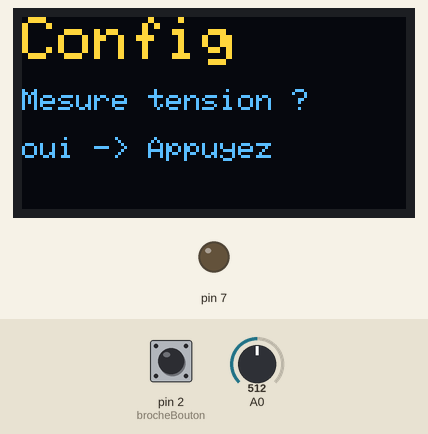
The sketch below on a simulated Arduino Uno, built with avr-gcc and run on an emulated ATmega328P. Parts: 128×64 one-colour display, output pins drawn as LEDs (lit = HIGH). The test bench sets the inputs (shaded band); at power-on: pin 2 (brocheBouton) HIGH, A0 = 512. The OLED is the two-colour kind (top 16 rows yellow); what the sketch prints to the serial monitor is not drawn.

Above: at 3.3 s.
3.4 s: pin 2 (brocheBouton) pulled LOW for 0.15 s
At 4.3 s:
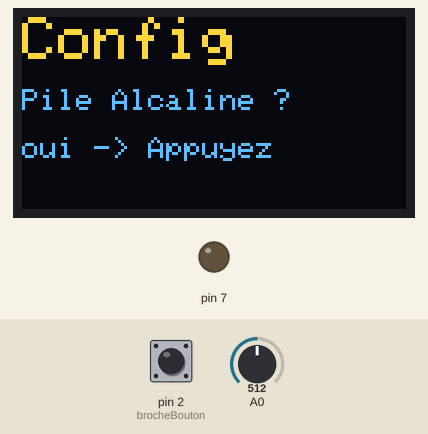
5.0 s: pin 2 (brocheBouton) pulled LOW for 1 s
At 6.1 s:
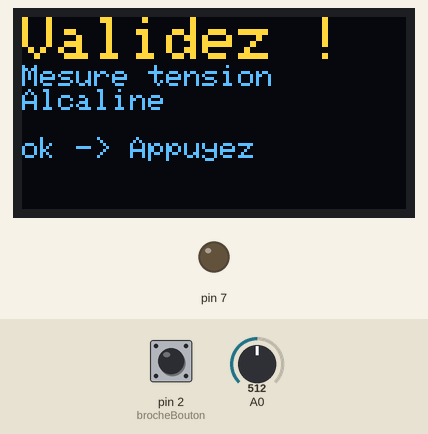
7.5 s: pin 2 (brocheBouton) pulled LOW for 0.15 s
At 10.4 s:
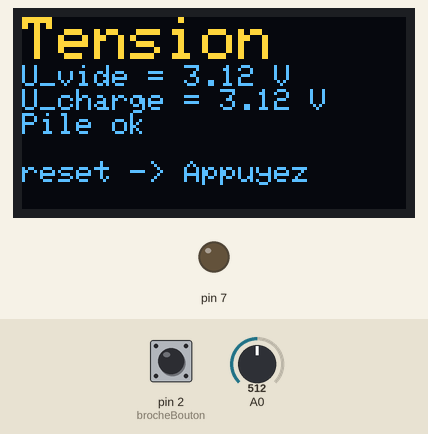
10.6 s: pin 2 (brocheBouton) pulled LOW for 3.2 s
At 13.3 s:
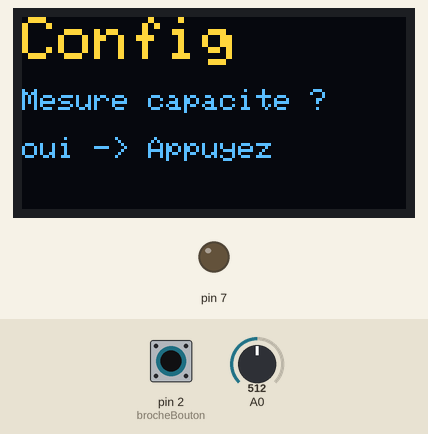
15.3 s: pin 2 (brocheBouton) pulled LOW for 3.2 s
At 18.9 s:
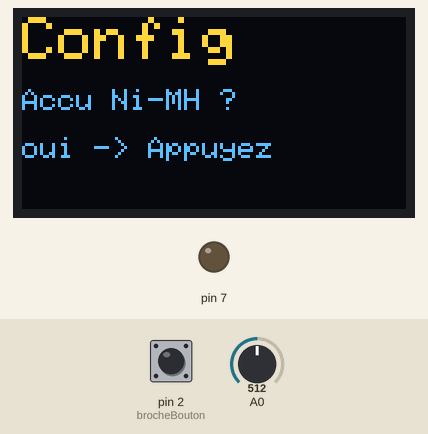
20.0 s: pin 2 (brocheBouton) pulled LOW for 0.15 s
At 21.5 s:
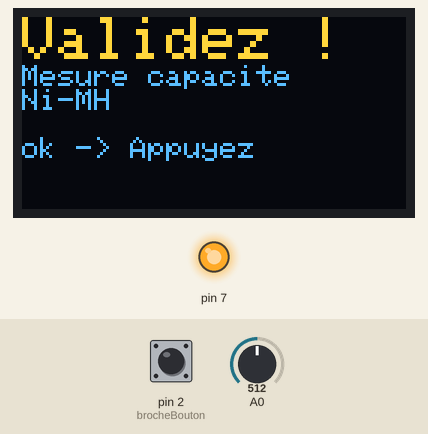
Timing chart, 0 to 22.6 s (numbered marks = the images above; inputs shaded):
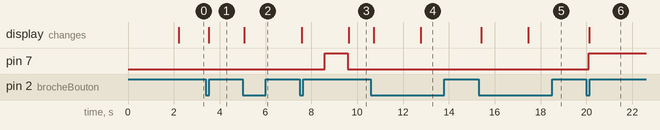

Measured:
- after the input at 3.4 s, the display: changes after 0.12 s (image 1)
- after the input at 5.0 s, the display: changes after 0.07 s (image 2)
- after the input at 7.5 s, pin 7: LOW → HIGH after 1.1 s, → LOW 1.0 s later; the display: first changes after 0.08 s (image 3 shows a later state)
- after the input at 10.6 s, the display: first changes after 0.13 s (image 4 shows a later state)
- after the input at 15.3 s, the display: first changes after 0.12 s (image 5 shows a later state)
- after the input at 20.0 s, pin 7: LOW → HIGH after 0.10 s; the display: changes after 0.11 s (image 6)

The sketch:

shield-arduino-testeur-piles-batteries.ino
```cpp
// Mesure de la tension et/ou de la capacité d'un accumulteur
// https://tutoduino.fr/
// Copyleft 2020

// Librairie pour l'afficheur OLED
// https://github.com/greiman/SSD1306Ascii
#include "SSD1306Ascii.h"
#include "SSD1306AsciiAvrI2c.h"

// Adresse de l'afficheur OLED sur le bus I2C
#define I2C_ADDRESS 0x3C

// Declaration de l'ecran OLED
SSD1306AsciiAvrI2c oled;

// Boolean qui indique que la configuration
// par le menu est terminee
bool configOk = false;

// Le bouton est relie a la broche 2 de l'Arduino Uno
#define brocheBouton 2

// Le bouton est conçu en mode pull-down, l'appel a la fonction
// digitalRead retourne la valeur 1 lorsque le bouton est appuye.
#define BOUTON_APPUYE 1

// Declaration de type enum pour le type de mesure et d'accumulateur
enum mesureType_t: uint8_t {
    MESURE_TENSION = 0,
    MESURE_CAPACITE = 1
};
enum accuType_t: uint8_t {
    ALCA = 0,
    NIMH = 1,
    LIION = 2
};

// Variables globales au programme
mesureType_t  mesure; // Type de mesure à effectuer (tension ou capacite)
accuType_t    accu;   // Type d'accumulateur à mesurer (Alcaline, Li-Ion, Ni-MH,...)

// Constantes de calibration
// -------------------------
// Valeur de la resistance de decharge
#define R 20
// Valeur de la tension de reference
#define VREF 2.5
// Rapport pont diviseur utilise sur A0
#define PDIV0 2.49
// Rapport pont diviseur utilise sur A1
#define PDIV1 2.49

// Caracteristiques des accumulateurs
//
// Pile alcaline
//
// Tension nominale = 1,5 V
// Etats :
//  Bon si tension en charge > 1,3 V
//  Faible si 1,30 V > tension en charge > 1.00 V
//  A changer si tension en charge < 1.00 V
// Pas de seuil bas car ce n'est pas une batterie rechargeable
#define SEUIL_BON_TENSION_ACCU_ALCA     1.30
#define SEUIL_FAIBLE_TENSION_ACCU_ALCA  1.00
#define SEUIL_BAS_TENSION_ACCU_ALCA     0.00
//
// Batterie Ni-MH
//
// Tension nominale = 1,2 V
// Etats :
//  Bon si tension en charge > 1,15 V
//  Faible si 1,15 V > tension en charge > 1.00 V
//  A changer si tension en charge < 1.00 V
// Seuil bas 0.80 V
#define SEUIL_BON_TENSION_ACCU_NIMH     1.15
#define SEUIL_FAIBLE_TENSION_ACCU_NIMH  1.00
#define SEUIL_BAS_TENSION_ACCU_NIMH     0.80
//
// Batterie Li-Ion
//
// Tension nominale = 3,7 V
// Etats :
//  Bon si tension en charge > 3,7 V
//  Faible si 3,70 V > tension en charge > 3.00 V
//  A changer si tension en charge < 3.00 V
// Seuil bas 2.00 V
#define SEUIL_BON_TENSION_ACCU_LIION    3.70
#define SEUIL_FAIBLE_TENSION_ACCU_LIION 3.00
#define SEUIL_BAS_TENSION_ACCU_LIION    2.00

// Détection de seuil bas de la tension de l'accumulateur
bool seuilBasAccuAtteint = false;
float seuilBasAccu = 0;

// Heure de début de la mesure
unsigned long initTime;

// Quantité d'électricité générée par l'accumulateur
// lors de la dernière seconde
float quantiteElectricite = 0;

// Quantité d'électricité totale générée par l'accumulateur
// depuis le lancement du programme
float quantiteElectriciteTotale = 0;


// Verifie si le bouton est appuye
// pendant le temps d'attente specifie
// Le temps d'attente est un multiple de
// 50 ms
bool appuiBouton() {
  uint8_t cpt=40;

  while (cpt != 0) {
    // verifie si le bouton est appuyé pendant
    // au moins 50 millisecondes afin d'éviter
    // un etat instable
    if (digitalRead(brocheBouton) == BOUTON_APPUYE) {
      delay(50);
      if (digitalRead(brocheBouton) == BOUTON_APPUYE) {
        // le bouton a bien ete appuye pendant
        // le temps d'attente
        // on attend que le bouton soit relache
        while (digitalRead(brocheBouton) == BOUTON_APPUYE) {
          delay(100);
        }
        return true;
      }
    }
    // si le bouton n'a pas ete appuye
    // attend 50 ms et teste le bouton
    // de nouveau tant que le temps total
    // d'attente n'est pas ecoule
    delay(50);
    cpt = cpt - 1;
  }

  // le bouton n'a pas ete appuye pendant
  // le temps d'attente
  return false;
}

bool menuTypeMesure() {
  oled.clear();
  oled.set2X();
  oled.println("Config");
  oled.set1X();
  oled.println("");
  oled.println("Mesure tension ?");
  oled.println();
  oled.println("oui -> Appuyez");
  if (appuiBouton() == true) {
    mesure = MESURE_TENSION;
    return true;
  }

  oled.clear();
  oled.set2X();
  oled.println("Config");
  oled.set1X();
  oled.println("");
  oled.println("Mesure capacite ?");
  oled.println();
  oled.println("oui -> Appuyez");
  if (appuiBouton() == true) {
    mesure = MESURE_CAPACITE;
    return true;
  }

  return false;

}

bool menuAccu() {

  oled.clear();
  oled.set2X();
  oled.println("Config");
  oled.set1X();
  oled.println("");
  oled.println("Pile Alcaline ?");
  oled.println();
  oled.println("oui -> Appuyez");
  if (appuiBouton() == true) {
    accu = ALCA;
    seuilBasAccu = SEUIL_BAS_TENSION_ACCU_ALCA;
    return true;
  }

  oled.clear();
  oled.set2X();
  oled.println("Config");
  oled.set1X();
  oled.println("");
  oled.println("Accu Ni-MH ?");
  oled.println();
  oled.println("oui -> Appuyez");
  if (appuiBouton() == true) {
    accu = NIMH;
    seuilBasAccu = SEUIL_BAS_TENSION_ACCU_NIMH;
    return true;
  }

  oled.clear();
  oled.set2X();
  oled.println("Config");
  oled.set1X();
  oled.println("");
  oled.println("Accu Li-Ion ?");
  oled.println();
  oled.println("oui -> Appuyez");
  if (appuiBouton() == true) {
    accu = LIION;
    seuilBasAccu = SEUIL_BAS_TENSION_ACCU_LIION;
    return true;
  }

  return false;

}


void configMenu() {

  // reset global variables
  seuilBasAccuAtteint = false;
  mesure = 0;

  while (menuTypeMesure() != true) {
    delay(100);
  }

  while (menuAccu() != true) {
    delay(100);
  }

  oled.clear();
  oled.set2X();
  oled.println("Validez !");
  oled.set1X();
  if (mesure == MESURE_TENSION) {
    oled.println("Mesure tension");
  } else {
    oled.println("Mesure capacite");
    // La pile doit debiter du courant
    digitalWrite(7, HIGH);
  }
 switch (accu) {
   case NIMH:
      oled.println("Ni-MH");
      break;
   case LIION:
      oled.println("Li-Ion");
      break;
   case ALCA:
      oled.println("Alcaline");
      break;
    default:
      break;
   }

  oled.println("");
  oled.println("ok -> Appuyez");

  // attente de l'appui sur le bouton
  // pour pouvoir lancer la mesure
  while (appuiBouton() == false) {
  }

  // La configuration est finie
  configOk = true;
}


// Fonction qui doit être appellée toutes les secondes
// La fonction mesure la tension aux bornes de la résistance
// et en déduit le courant qui y circule.
// Elle mesure la capacité de la pile en additionnant
// le courant de décharges toutes les secondes jusqu'à ce
// que la pile soit totalement déchargée
void mesureQuantiteElectricite() {
  float U0,U1;
  float tensionResistance;
  float courant;

  // Lit la tension aux bornes de la pile et aux bornes
  // de la résistance
  U0 = PDIV0*analogRead(A0)*VREF/1023.0;
  U1 = PDIV1*analogRead(A1)*VREF/1023.0;

  tensionResistance = U0-U1;
  Serial.println("tensionResistance="+String(tensionResistance));

  // Verifie que la tension de la pile n'est
  // pas inferieure à son seuil bas afin de ne pas
  // l'endommager
  if (U0 < seuilBasAccu) {
    seuilBasAccuAtteint = true;
  }

  // Calcul du courant qui circule dans la résistance
  courant = (U0-U1)/R;

  // La quantité d'électricité est la quantité de charges électriques
  // déplacées par les électrons. Elle est égale à l'intensité
  // multipliée par le temps (1 seconde ici).
  // Afin d'avoir la quantité d'électricité en mAh, il faut
  // utiliser le facteur 1000/3600
  quantiteElectricite = courant/3.6;

  // On additionne cette quantité d'électricité aux précédentes
  // afin de connaître la quantité totale d'électricité
  // à la fin de la mesure
  quantiteElectriciteTotale = quantiteElectriciteTotale+quantiteElectricite;

  // Affichage sur l'afficheur OLED de la tension de la pile,
  // du courant débité ainsi que de la quantité d'électricité débitée
  // par la pile depuis le lancement du programme
  oled.clear();
  oled.set2X();
  oled.println("Capacite");
  oled.set1X();
  oled.println("U = "+String(U0,3)+" V");
  oled.println("I = "+String(courant*1000,0)+" mA");
  oled.println("Q = "+String(quantiteElectriciteTotale,3)+" mAh");

  delay(1000);

}

void mesureCapacite() {
  // Mesure de la quantité d'électricité débitée toutes les
  // secondes jusqu'à ce que la tension de l'accu soit inférieure
  // à son seuil bas afin de ne pas l'endommager.
  if (seuilBasAccuAtteint == false) {
    mesureQuantiteElectricite();
  } else {
    // Une fois que le seuil bas de l'accu est atteint,
    // on positionne le transistor en mode bloqué afin
    // d'arrêter la décharge de l'accu et on affiche
    // sa capacite
    digitalWrite(7, LOW);
    oled.println("Mesure terminee");
    oled.println("");
    oled.println("reset -> Appuyez");

    // attente de l'appui sur le bouton
    // pour pouvoir relancer le programme
    while (appuiBouton() == false) {
    }
    configOk = false;
    }
}

String etatAccu(accuType_t typeAccu, float tensionCharge) {


 switch (typeAccu) {
   case NIMH:
      if (tensionCharge > SEUIL_BON_TENSION_ACCU_NIMH) {
        return("Accu ok");
      } else if (tensionCharge > SEUIL_FAIBLE_TENSION_ACCU_NIMH) {
        return("Accu faible");
      } else {
        return("Accu a recharger");
      }
      break;
   case LIION:
      if (tensionCharge > SEUIL_BON_TENSION_ACCU_LIION) {
        return("Accu ok");
      } else if (tensionCharge > SEUIL_FAIBLE_TENSION_ACCU_LIION) {
        return("Accu faible");
      } else {
        return("Accu a recharger");
      }
      break;
   case ALCA:
      if (tensionCharge > SEUIL_BON_TENSION_ACCU_ALCA) {
        return("Pile ok");
      } else if (tensionCharge > SEUIL_FAIBLE_TENSION_ACCU_ALCA) {
        return("Pile faible");
      } else {
        return("Pile a remplacer");
      }
      break;
    default:
      break;
   }
}

void mesureTension() {
  float tensionVide;
  float tensionCharge;

  oled.println("Mesure en cours...");

  // Lecture de la tension à vide de la pile
  // Bloque le transistor en positionnant la sortie D7 à LOW
  digitalWrite(7, LOW);
  delay(500);

  tensionVide = (PDIV0*analogRead(A0)*VREF)/1023.0;
  Serial.println("tensionVide="+String(tensionVide));
  delay(500);

  // Lecture de la tension en charge de la pile
  // Sature le transistor en positionnant la sortie D7 à HIGH
  digitalWrite(7, HIGH);
  delay(500);

  tensionCharge = (PDIV0*analogRead(A0)*VREF)/1023.0;
  Serial.println("tensionCharge="+String(tensionCharge));
  delay(500);

  // Arrete la decharge de la pile
  digitalWrite(7, LOW);

  oled.clear();
  oled.set2X();
  oled.println("Tension");
  oled.set1X();
  oled.println("U_vide = "+String(tensionVide)+" V");
  oled.println("U_charge = "+String(tensionCharge)+" V");
  oled.println(etatAccu(accu, tensionCharge));
  oled.println("");
  oled.println("reset -> Appuyez");

  // attente de l'appui sur le bouton
  // pour pouvoir relancer le programme
  while (appuiBouton() == false) {
  }
  configOk = false;
}

void setup() {

  Serial.begin(9600);

  oled.begin(&Adafruit128x64, I2C_ADDRESS);
  oled.setFont(Adafruit5x7);
  oled.clear();
  oled.set2X();
  oled.println("Tutoduino");
  oled.set1X();
  oled.println("Apprendre");
  oled.println("l'electronique");
  oled.println("avec un Arduino");

  delay(2000);

  // Positionne la référence de tension
  // sur la référence externe à 2,5 V
  analogReference(EXTERNAL);

  pinMode(brocheBouton, INPUT_PULLUP);

  // La sortie D7 sera utilisé pour contrôler
  // l'état du transistor
  pinMode(7, OUTPUT);
  delay(100);

  // Passe le transistor dans son état bloqué
  // afin de ne pas décharger l'accumulateur
  digitalWrite(7, LOW);

}
void loop() {

  // Affiche le menu de configuration lors de la première
  // boucle (une fois la configuration terminee le flag
  // configOk passe à true
  if (configOk == false) {
    configMenu();
  }

  if (mesure == MESURE_CAPACITE) {
    mesureCapacite();
  } else {
    mesureTension();
  }

}
```
